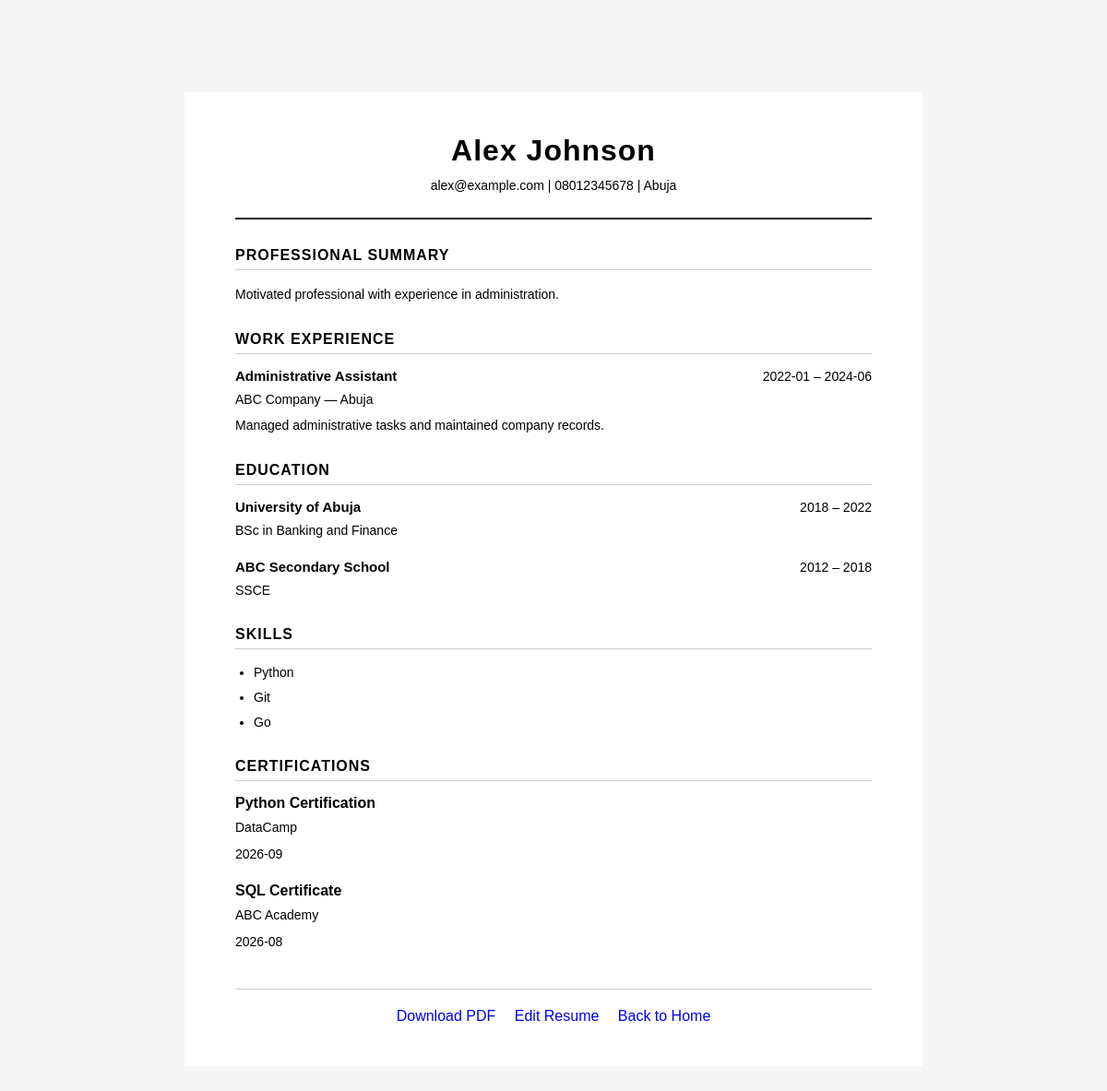
Page /resume/6 on the committed database.
### tables this page shows
CREATE TABLE resumes (
        id INTEGER PRIMARY KEY,
        name TEXT,
        date_of_birth TEXT,
        email TEXT,
        phone_number TEXT,
        location TEXT,
        summary TEXT
    , template TEXT DEFAULT 'professional', user_id INTEGER);

CREATE TABLE work_experience (
    id INTEGER PRIMARY KEY,
    resume_id INTEGER,
    job_title TEXT,
    company TEXT,
    location TEXT,
    start_date TEXT,
    end_date TEXT,
    description TEXT,
    FOREIGN KEY (resume_id) REFERENCES resumes(id)
    );

CREATE TABLE education (
        id INTEGER PRIMARY KEY,
        resume_id INTEGER,
        school TEXT,
        degree TEXT,
        field TEXT,
        start_year TEXT,
        end_year TEXT, education_type TEXT,
        FOREIGN KEY (resume_id) REFERENCES resumes(id)
    );

CREATE TABLE skills (
        id INTEGER PRIMARY KEY,
        resume_id INTEGER,
        skill TEXT,
        FOREIGN KEY (resume_id) REFERENCES resumes(id)
    );

CREATE TABLE certifications (
        id INTEGER PRIMARY KEY,
        resume_id INTEGER,
        name TEXT,
        organization TEXT,
        date TEXT,
        FOREIGN KEY (resume_id) REFERENCES resumes(id)
    );

### app.py (the view)
@app.route("/resume/<resume_id>")
def view_resume(resume_id):
    resume = get_complete_resume(int(resume_id))
    if resume is None:
        return "Resume not found."
    if resume["template"] == "modern":
        template_file = "resume_modern.html"
    else:
        template_file = "resume.html"
    return render_template(
        template_file,
        resume=resume
    )

### database.py (called while the page is built)
def load_resume_from_database(resume_id):
    cursor.execute(
        """
        SELECT
            id,
            name,
            date_of_birth,
            email,
            phone_number,
            location,
            summary,
            template,
            user_id
        FROM resumes
        WHERE id = ?
        """,
        (resume_id,)
    )
    return cursor.fetchone()

def load_education(resume_id):
    cursor.execute(
        """
        SELECT
            id,
            school,
            degree,
            field,
            start_year,
            end_year
        FROM education
        WHERE resume_id = ?
        """,
        (resume_id,)
    )
    education_records = cursor.fetchall()
    education = []
    for record in education_records:
        education.append({
            "id": record[0],
            "school": record[1],
            "degree": record[2],
            "field": record[3],
            "start_year": record[4],
            "end_year": record[5]
        })
    return education

def load_work_experience(resume_id):
    cursor.execute(
        """
        SELECT
            id,
            job_title,
            company,
            location,
            start_date,
            end_date,
            description
        FROM work_experience
        WHERE resume_id = ?
        """,
        (resume_id,)
    )
    work_records = cursor.fetchall()
    work_experience = []
    for record in work_records:
        work_experience.append({
            "id": record[0],
            "job_title": record[1],
            "company": record[2],
            "location": record[3],
            "start_date": record[4],
            "end_date": record[5],
            "description": record[6]
        })
    return work_experience

def load_skills(resume_id):
    cursor.execute(
        """
        SELECT
            id,
            skill
        FROM skills
        WHERE resume_id = ?
        """,
        (resume_id,)
    )
    skill_records = cursor.fetchall()
    skills = []
    for record in skill_records:
        skills.append({
            "id": record[0],
            "skill": record[1]
        })
    return skills

### templates/resume.html (shortened to what this page needs)
<!DOCTYPE html>
<html>
<head>
    <link
        rel="stylesheet"
        href="{{ url_for('static', filename='style.css') }}"
    >
</head>
<body>
    <div class="resume">
        <header class="resume-header">
            <h1>{{ resume["personal_information"]["name"] }}</h1>
            <p class="contact-details">
                {% if resume["personal_information"]["email"] %}
                    {{ resume["personal_information"]["email"] }}
                {% endif %}
                {% if resume["personal_information"]["phone_number"] %}
                    | {{ resume["personal_information"]["phone_number"] }}
                {% endif %}
                {% if resume["personal_information"]["location"] %}
                    | {{ resume["personal_information"]["location"] }}
                {% endif %}
            </p>
        </header>
        {% if resume["summary"] %}
        <section class="resume-section">
            <h2>Professional Summary</h2>
            <p>{{ resume["summary"] }}</p>
        </section>
        {% endif %}
        {% if resume["work_experience"] %}
        <section class="resume-section">
            <h2>Work Experience</h2>
            {% for experience in resume["work_experience"] %}
            <div class="resume-entry">
                <div class="entry-top">
                    <strong>{{ experience["job_title"] }}</strong>
                    {% if experience["start_date"] or experience["end_date"] %}
                    <span>
                        {{ experience["start_date"] }}
                        {% if experience["start_date"] and experience["end_date"] %}
                            –
                        {% endif %}
                        {{ experience["end_date"] }}
                    </span>
                    {% endif %}
                </div>
                {% if experience["company"] or experience["location"] %}
                <p class="entry-meta">
                    {% if experience["company"] %}
                        {{ experience["company"] }}
                    {% endif %}
                    {% if experience["company"] and experience["location"] %}
                        —
                    {% endif %}
                    {% if experience["location"] %}
                        {{ experience["location"] }}
                    {% endif %}
                </p>
                {% endif %}
                {% if experience["description"] %}
                <p>{{ experience["description"] }}</p>
                {% endif %}
            </div>
            {% endfor %}
        </section>
        {% endif %}
        {% if resume["education"] %}
        <section class="resume-section">
            <h2>Education</h2>
            {% for education in resume["education"] %}
            <div class="resume-entry">
                <div class="entry-top">
                    <strong>{{ education["school"] }}</strong>
                    {% if education["start_year"] or education["end_year"] %}
                    <span>
                        {{ education["start_year"] }}
                        {% if education["start_year"] and education["end_year"] %}
                            –
                        {% endif %}
                        {{ education["end_year"] }}
                    </span>
                    {% endif %}
                </div>
                {% if education["degree"] or education["field"] %}
                <p>
                    {{ education["degree"] }}
                    {% if education["degree"] and education["field"] %}
                        in
                    {% endif %}
                    {{ education["field"] }}
                </p>
                {% endif %}
            </div>
            {% endfor %}
        </section>
        {% endif %}
        {% if resume["skills"] %}
        <section class="resume-section">
            <h2>Skills</h2>
            <ul class="skills-list">
                {% for skill in resume["skills"] %}
                    {% if skill["skill"] %}
                    <li>{{ skill["skill"] }}</li>
                    {% endif %}
                {% endfor %}
            </ul>
        </section>
        {% endif %}
        {% if resume["certifications"] %}
        <section class="resume-section">
            <h2>Certifications</h2>
            {% for certification in resume["certifications"] %}
            <div class="resume-entry">
                {% if certification["name"] %}
                <strong>{{ certification["name"] }}</strong>
                {% endif %}
                {% if certification["organization"] %}
                <p class="entry-meta">
                    {{ certification["organization"] }}
                </p>
                {% endif %}
                {% if certification["date"] %}
                <p>{{ certification["date"] }}</p>
                {% endif %}
            </div>
            {% endfor %}
        </section>
        {% endif %}
<div class="resume-actions">
    <a href="/resume/{{ resume['personal_information']['id'] }}/pdf">
        Download PDF
    </a>
    <a href="/edit/{{ resume['personal_information']['id'] }}">
        Edit Resume
    </a>
    <a href="/">
        Back to Home
    </a>
</div>
</body>
</html>

### static/style.css (style rules this page uses)
body { font-family: Arial, sans-serif; max-width: 800px; margin: 40px auto; background-color: #f5f5f5; padding: 20px; }
.resume { max-width: 850px; margin: 40px auto; padding: 45px 55px; background-color: white; box-sizing: border-box; }
.resume-header { text-align: center; border-bottom: 2px solid #222; padding-bottom: 18px; margin-bottom: 30px; }
.resume-header h1 { margin: 0 0 8px; font-size: 32px; font-weight: 700; letter-spacing: 1px; }
.contact-details { margin: 0; font-size: 14px; line-height: 1.5; }
.resume-section { margin-bottom: 28px; }
.resume-section h2 { margin: 0 0 15px; padding-bottom: 6px; border-bottom: 1px solid #ccc; font-size: 16px; font-weight: 700; text-transform: uppercase; letter-spacing: 1px; }
.resume-entry { margin-bottom: 20px; }
.resume-entry:last-child { margin-bottom: 0; }
.entry-top { display: flex; justify-content: space-between; align-items: baseline; gap: 20px; }
.entry-top strong { font-size: 15px; }
.entry-top span { font-size: 14px; white-space: nowrap; }
.entry-meta { margin: 3px 0 6px; font-size: 14px; }
.resume p { margin: 6px 0; line-height: 1.6; font-size: 14px; }
.skills-list { margin: 0; padding-left: 20px; }
.skills-list li { margin-bottom: 6px; font-size: 14px; line-height: 1.5; }
.resume a { color: #0000ee; }
.resume-actions { margin-top: 40px; padding-top: 20px; border-top: 1px solid #ccc; text-align: center; }
.resume-actions a { display: inline-block; margin: 0 8px; text-decoration: none; }

### rows in the picture
resumes: personal_information.name "Alex Johnson", personal_information.email "alex@example.com", personal_information.phone_number "08012345678", personal_information.location "Abuja", summary "Motivated professional with experience in administration."
work_experience: job_title "Administrative Assistant", start_date "2022-01", end_date "2024-06", company "ABC Company", location "Abuja", description "Managed administrative tasks and maintained company records."
education: school "University of Abuja", start_year "2018", end_year "2022", degree "BSc", shows "in", field "Banking and Finance"
education: school "ABC Secondary School", start_year "2012", end_year "2018", degree "SSCE"
skills: skill "Python"
skills: skill "Git"
skills: skill "Go"
certifications: name "Python Certification", organization "DataCamp", date "2026-09"
certifications: name "SQL Certificate", organization "ABC Academy", date "2026-08"
